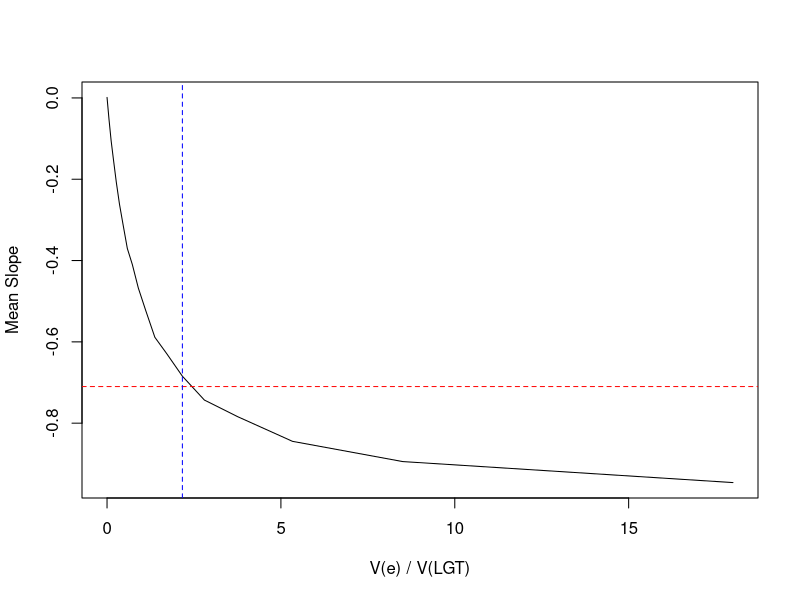

The R source for this figure:
set.seed(21)

#read in data
data = read.csv("mutation_rates_final.csv", h = TRUE)

#parameters
n = 133  
observed_slope = -0.71
num_repetitions = 100 

#calculate observed variance for real data
log_generation_times = log(data$gen_time_yr)
Vobs_LGT = var(log_generation_times, na.rm = TRUE)

#function to calculate regression slope
calculate_slope = function(x, y) {
  cov(x, y) / var(x)
}

#simulation function
simulate_GT_mutation = function(V_e, num_reps) {
  slopes <- numeric(num_reps)
  
  Vtrue_LGT = Vobs_LGT - V_e  
  
  if (Vtrue_LGT <= 0) {
    return(NA)  
  }
  
  for (rep in 1:num_reps) {
    log_GT_true = rnorm(n, mean = 0, sd = sqrt(Vtrue_LGT))
    log_mu_y = rnorm(n, mean = 0, sd = 1)
    
    error = rnorm(n, mean = 0, sd = sqrt(V_e))
    log_GT_obs = log_GT_true + error
    
    log_mu_G = log_mu_y + log_GT_true  
    
    log_GT_prime = log_GT_true + error
    log_mu_y_prime = log_mu_G - log_GT_prime 
    
    slopes[rep] = calculate_slope(log_GT_prime, log_mu_y_prime)
  }
  
  mean_slope = mean(slopes, na.rm = TRUE)  
  return(list(slope = mean_slope, V_e = V_e, Vtrue_LGT = Vtrue_LGT))
}

#run simulation for different V_e values
V_e_values = seq(0, Vobs_LGT, length.out = 20)
results = lapply(V_e_values, function(v) simulate_GT_mutation(v, num_repetitions))
results = results[!is.na(results)]  

slopes = sapply(results, function(x) x$slope)
V_e_ratio = sapply(results, function(x) x$V_e / x$Vtrue_LGT)

#identify the V_e value that produces the observed slope
target_index = which.min(abs(slopes - observed_slope))
target_ratio = V_e_ratio[target_index]

pdf("gen_time_simulation.pdf", width = 7, height = 5)
plot(V_e_ratio, slopes, type = "l", xlab = "V(e) / V(LGT)", ylab = "Mean Slope")
abline(h = observed_slope, col = "red", lty = 2)
abline(v = target_ratio, col = "blue", lty = 2)
dev.off()

cat("To achieve the observed slope of", observed_slope, 
    "the ratio V(e) / Vtrue(LGT) needs to be approximately", round(target_ratio, 2), "\n")